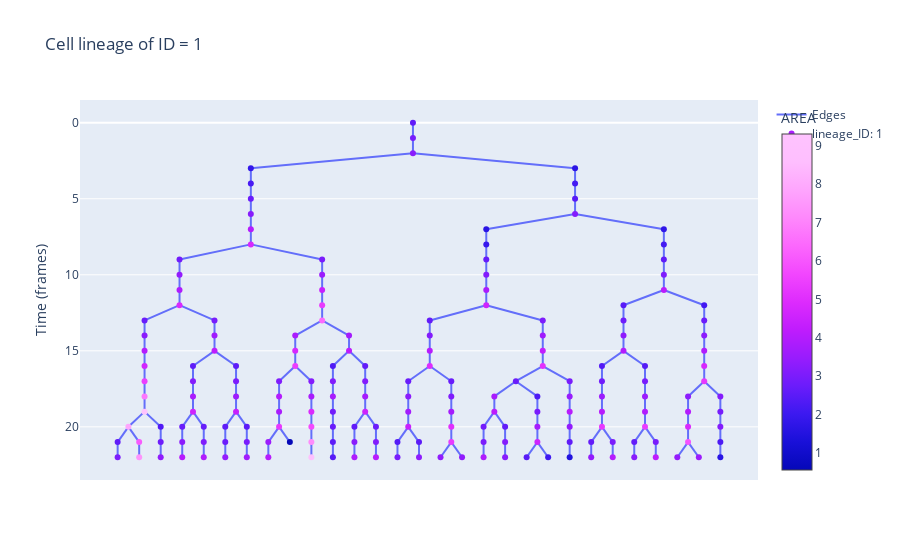

Notebook code for this chart:
### Markdown cell above
It is possible to customize and enrich the plot with more information.  
Below is an example where cells are colored according to their area and where cell area is displayed when the cursor is hovering on cells. In this example, area data was extracted from TrackMate (area is called AREA in TrackMate).

### Code cell
lin_ID = lin1.graph["lineage_ID"]
lin1.plot(
    title=f"Cell lineage of ID = {lin_ID}",  # title of the plot
    node_colormap_prop="AREA",  # property to use to color the nodes
    node_color_scale="plotly3",  # color scale for the node colors
    node_hover_props=["cell_ID", "AREA"],  # which properties to display
)

### Figure 1 — Plotly figure (JSON) as saved in the notebook; plotly's stock layout.template omitted (floating-point values rounded to 4 significant figures; data arrays with more than 128 entries replaced by an {"elided": "..."} marker saying what was removed)
{"data": [{"mode": "lines", "name": "Edges", "text": [], "type": "scatter", "x": {"elided": "564 float values"}, "y": {"elided": "564 int values"}}, {"hoverinfo": "text", "hovertemplate": "%{text}", "marker": {"color": {"elided": "189 float values"}, "colorbar": {"title": {"text": "AREA"}}, "colorscale": [[0, "#0508b8"], [0.08333, "#1910d8"], [0.1667, "#3c19f0"], [0.25, "#6b1cfb"], [0.3333, "#981cfd"], [0.4167, "#bf1cfd"], [0.5, "#dd2bfd"], [0.5833, "#f246fe"], [0.6667, "#fc67fd"], [0.75, "#fe88fc"], [0.8333, "#fea5fd"], [0.9167, "#febefe"], [1, "#fec3fe"]]}, "mode": "markers", "name": "lineage_ID: 1", "text": {"elided": "189 str values"}, "type": "scatter", "x": {"elided": "189 float values"}, "y": {"elided": "189 int values"}}], "layout": {"hovermode": "closest", "showlegend": true, "title": {"text": "Cell lineage of ID = 1"}, "xaxis": {"showgrid": false, "showticklabels": false, "zeroline": false}, "yaxis": {"autorange": "reversed", "showgrid": true, "title": {"text": "Time (frames)"}, "zeroline": true}}}
